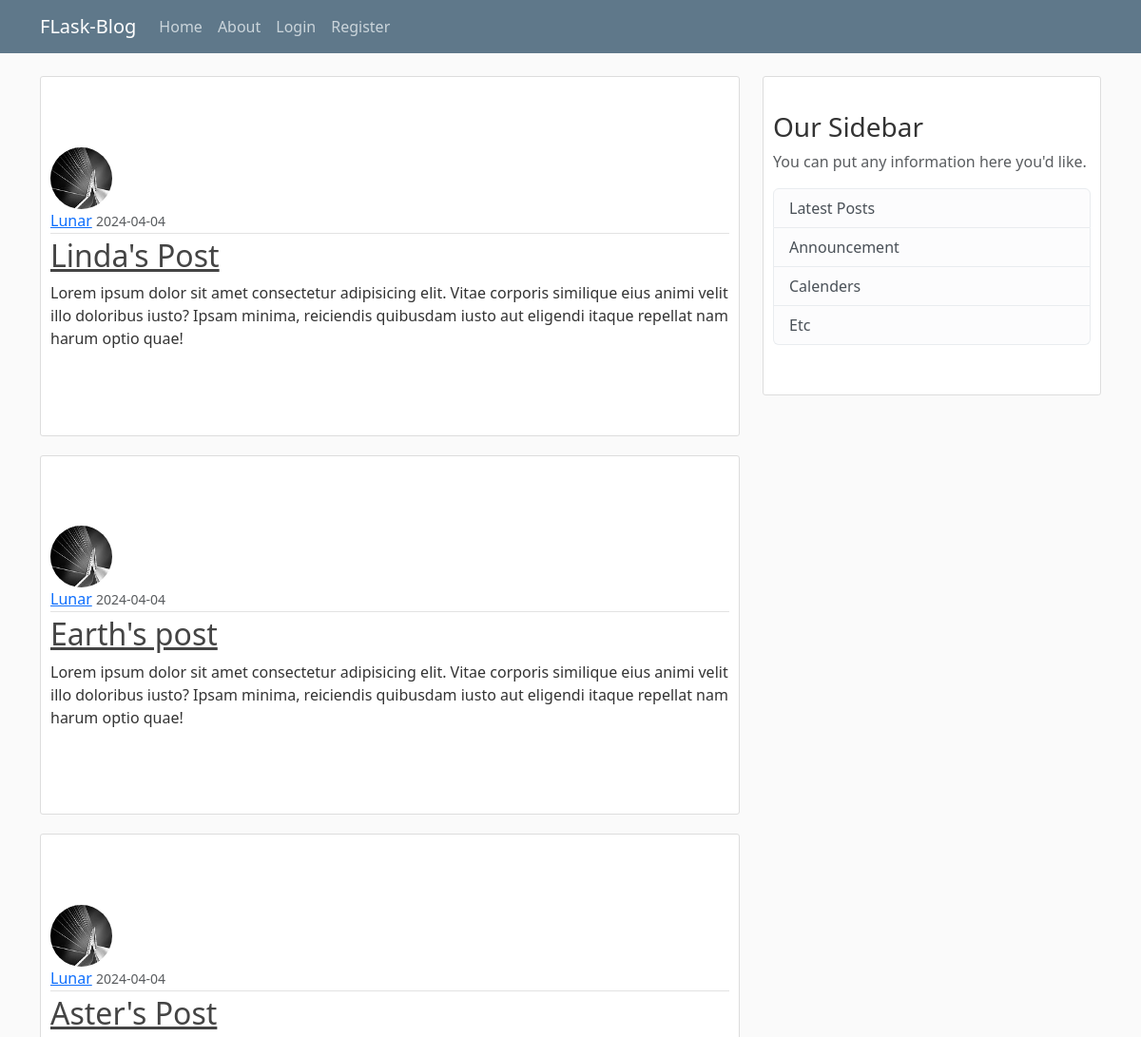
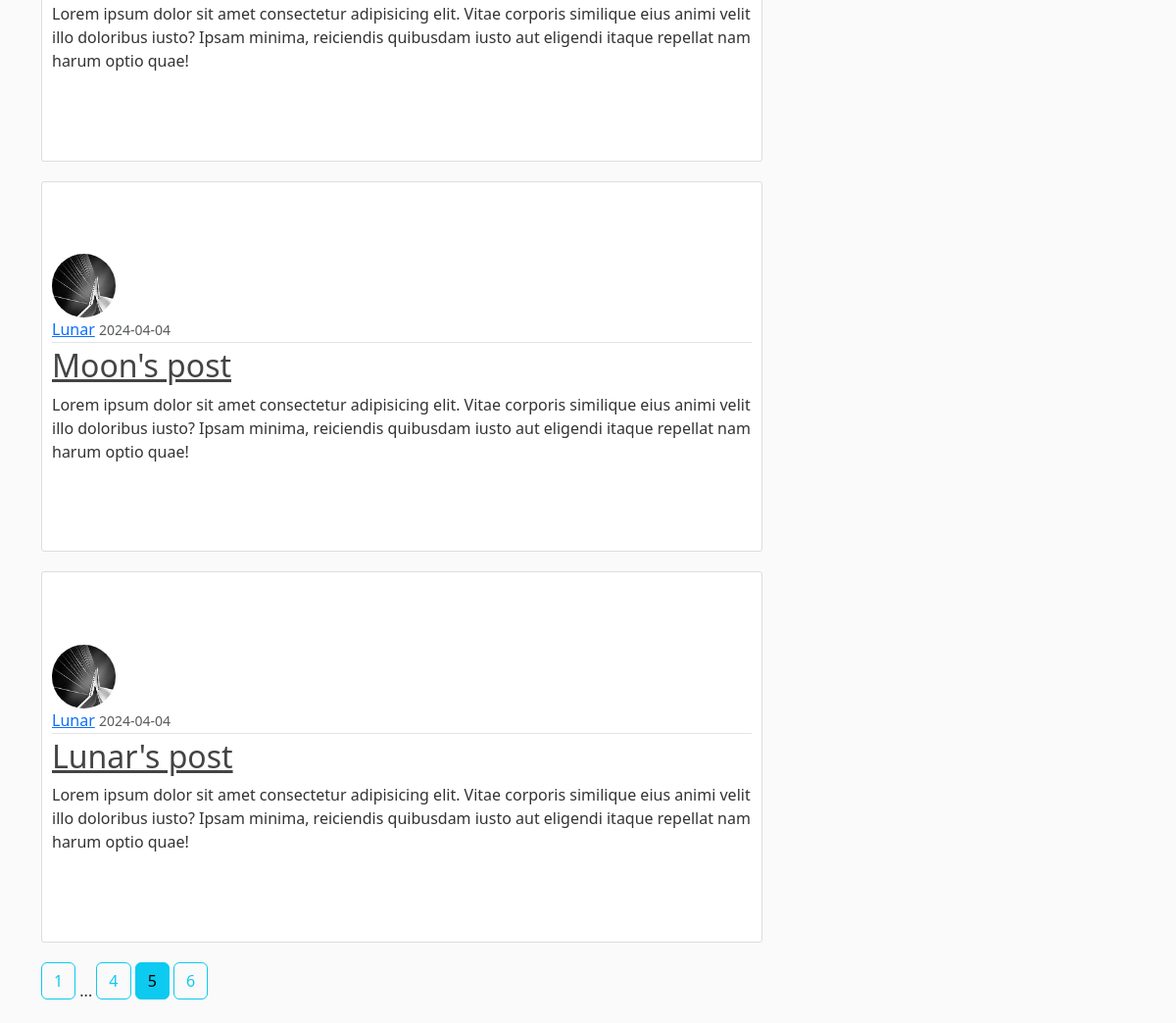
/home?page=5, run on the app's committed database (2 pictures, top to bottom).
### flaskblog/models.py (models this page shows, shortened)
class Post(db.Model):
    id =  db.Column(db.Integer, primary_key=True)
    title = db.Column(db.String(100), nullable=False)
    date_posted = db.Column(db.DateTime, nullable=False, default=datetime.utcnow)
    content = db.Column(db.Text, nullable=False)
    user_id = db.Column(db.Integer, db.ForeignKey('user.id'), nullable=False)

class User(db.Model, UserMixin):
    id = db.Column(db.Integer, primary_key = True)
    username = db.Column(db.String(20), unique=True, nullable=False)
    email = db.Column(db.String(120), unique=True, nullable=False)
    image_file = db.Column(db.String(20), nullable=False, default='default.jpg')
    password = db.Column(db.String(60), nullable=False)
    Posts = db.relationship('Post', backref='author',  lazy=True)

### flaskblog/main/routes.py (the view)
@main.route('/')
@main.route("/home")
def home():
    page = request.args.get('page', 1, type=int)
    posts = Post.query.order_by(Post.date_posted.desc()).paginate(page=page, per_page=5)
    return render_template('home.html', posts=posts)

### flaskblog/templates/home.html
{% extends "layout.html" %}
{% block content%}
    {% for post in posts.items %}
        <article class="media content-section">
            <img class="rounded-circle article-img" src="{{url_for('static', filename='profile_pics/' + post.author.image_file) }}">
            <div class="media-body">
                <div class="article-metadata">
                    <a class="mr-2" href="{{ url_for('posts.new_post',username=post.author.username) }}">{{ post.author.username }}</a>
                    <small class="text-muted">{{ post.date_posted.strftime('%Y-%m-%d') }}</small>
                </div>
                <h2><a class="article-title" href="{{ url_for('posts.post', post_id=post.id) }}">{{ post.title }}</a></h2>
                <p class="article-content">{{ post.content }}</p>
            </div>
        </article>
    {% endfor %}
    {% for page_num in posts.iter_pages(left_edge=1, right_edge=1, left_current=1, right_current=2) %}
    {% if page_num %}
    {% if posts.page == page_num %}
    <a class="btn btn-info mb-4" href="{{ url_for('main.home', page=page_num) }}">{{ page_num }}</a>
    {% else %}
    <a class="btn btn-outline-info mb-4" href="{{ url_for('main.home', page=page_num) }}">{{ page_num }}</a>
    {% endif %}
    {% else %}
    ...
    {% endif %}
    {% endfor %}
{% endblock content %}

### flaskblog/static/main.css (style rules this page uses)
body { background: #fafafa; color: #333333; margin-top: 5rem; }
.content-section { background: #ffffff; padding: 10% 10px; border: 1px solid #dddddd; border-radius: 3px; margin-bottom: 20px; list-style: none; }
.article-title { color: #444444; }
.article-content { white-space: pre-line; }
.article-img { height: 65px; width: 65px; margin-right: 16px; }
.article-metadata { padding-bottom: 1px; margin-bottom: 4px; border-bottom: 1px solid #e3e3e3; }

### data on the page
Post: image_file (placeholder picture), author.username "Lunar", date_posted "2024-04-04", title "Linda's Post", content "Lorem ipsum dolor sit amet consectetur adipisicing elit. Vitae corporis similique eius animi velit illo doloribus iusto? Ipsam minima, reiciendis quibusdam iusto aut eligendi itaque repellat nam harum optio quae!"
Post: image_file (placeholder picture), author.username "Lunar", date_posted "2024-04-04", title "Earth's post", content "Lorem ipsum dolor sit amet consectetur adipisicing elit. Vitae corporis similique eius animi velit illo doloribus iusto? Ipsam minima, reiciendis quibusdam iusto aut eligendi itaque repellat nam harum optio quae!"
Post: image_file (placeholder picture), author.username "Lunar", date_posted "2024-04-04", title "Aster's Post", content "Lorem ipsum dolor sit amet consectetur adipisicing elit. Vitae corporis similique eius animi velit illo doloribus iusto? Ipsam minima, reiciendis quibusdam iusto aut eligendi itaque repellat nam harum optio quae!"
Post: image_file (placeholder picture), author.username "Lunar", date_posted "2024-04-04", title "Moon's post", content "Lorem ipsum dolor sit amet consectetur adipisicing elit. Vitae corporis similique eius animi velit illo doloribus iusto? Ipsam minima, reiciendis quibusdam iusto aut eligendi itaque repellat nam harum optio quae!"
Post: image_file (placeholder picture), author.username "Lunar", date_posted "2024-04-04", title "Lunar's post", content "Lorem ipsum dolor sit amet consectetur adipisicing elit. Vitae corporis similique eius animi velit illo doloribus iusto? Ipsam minima, reiciendis quibusdam iusto aut eligendi itaque repellat nam harum optio quae!"

### other printed values
{{ page_num }} "1" "4" "6"
{{ page_num }} "5"
